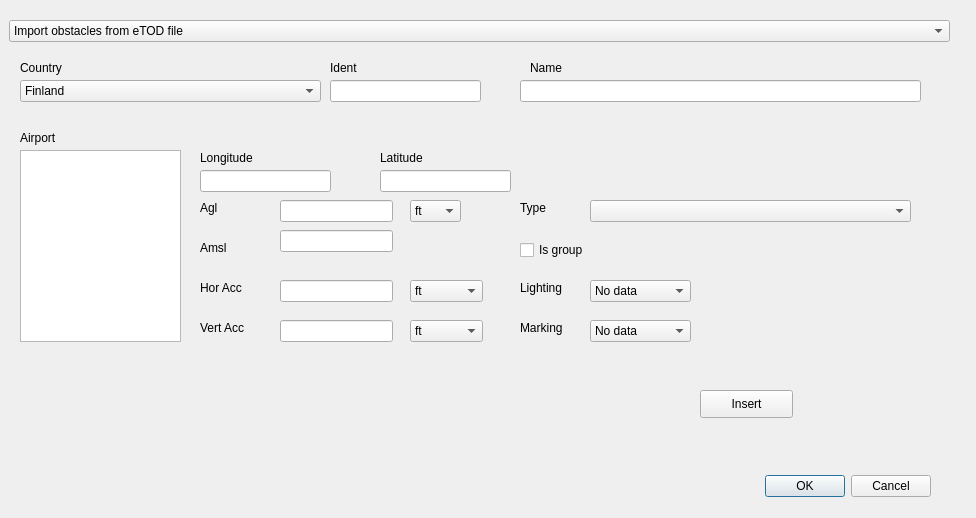
<?xml version="1.0" encoding="UTF-8"?>
<ui version="4.0">
 <class>ObstacleDialog</class>
 <widget class="QDialog" name="ObstacleDialog">
  <property name="geometry">
   <rect>
    <x>0</x>
    <y>0</y>
    <width>976</width>
    <height>518</height>
   </rect>
  </property>
  <property name="windowTitle">
   <string>Obstacle</string>
  </property>
  <widget class="QDialogButtonBox" name="button_box">
   <property name="geometry">
    <rect>
     <x>590</x>
     <y>470</y>
     <width>341</width>
     <height>32</height>
    </rect>
   </property>
   <property name="orientation">
    <enum>Qt::Horizontal</enum>
   </property>
   <property name="standardButtons">
    <set>QDialogButtonBox::Cancel|QDialogButtonBox::Ok</set>
   </property>
  </widget>
  <widget class="QComboBox" name="comboBoxObstInsertMethod">
   <property name="geometry">
    <rect>
     <x>9</x>
     <y>20</y>
     <width>941</width>
     <height>22</height>
    </rect>
   </property>
   <item>
    <property name="text">
     <string>Import obstacles from eTOD file</string>
    </property>
   </item>
   <item>
    <property name="text">
     <string>Insert obstacle: coordinates</string>
    </property>
   </item>
  </widget>
  <widget class="QStackedWidget" name="stackedWidgetObstInsertMethod">
   <property name="geometry">
    <rect>
     <x>10</x>
     <y>50</y>
     <width>931</width>
     <height>401</height>
    </rect>
   </property>
   <property name="currentIndex">
    <number>1</number>
   </property>
   <widget class="QWidget" name="page">
    <widget class="QLineEdit" name="lineEditeTODFile">
     <property name="geometry">
      <rect>
       <x>100</x>
       <y>50</y>
       <width>771</width>
       <height>20</height>
      </rect>
     </property>
    </widget>
    <widget class="QLabel" name="labeleTODFile">
     <property name="geometry">
      <rect>
       <x>13</x>
       <y>59</y>
       <width>61</width>
       <height>16</height>
      </rect>
     </property>
     <property name="text">
      <string>eTOD file:</string>
     </property>
    </widget>
    <widget class="QPushButton" name="pushButtonSelecteTODFile">
     <property name="geometry">
      <rect>
       <x>880</x>
       <y>50</y>
       <width>21</width>
       <height>17</height>
      </rect>
     </property>
     <property name="text">
      <string>...</string>
     </property>
    </widget>
    <widget class="QComboBox" name="comboBoxeTODCountry">
     <property name="geometry">
      <rect>
       <x>100</x>
       <y>20</y>
       <width>801</width>
       <height>22</height>
      </rect>
     </property>
     <item>
      <property name="text">
       <string>Finland</string>
      </property>
     </item>
     <item>
      <property name="text">
       <string>Poland</string>
      </property>
     </item>
     <item>
      <property name="text">
       <string>Romania</string>
      </property>
     </item>
     <item>
      <property name="text">
       <string>Spain</string>
      </property>
     </item>
     <item>
      <property name="text">
       <string>United States of America</string>
      </property>
     </item>
    </widget>
    <widget class="QLabel" name="labeleTODCountry">
     <property name="geometry">
      <rect>
       <x>13</x>
       <y>28</y>
       <width>51</width>
       <height>16</height>
      </rect>
     </property>
     <property name="text">
      <string>Country:</string>
     </property>
    </widget>
    <widget class="QPushButton" name="pushButtonImporteTOD">
     <property name="geometry">
      <rect>
       <x>815</x>
       <y>360</y>
       <width>61</width>
       <height>21</height>
      </rect>
     </property>
     <property name="text">
      <string>Import</string>
     </property>
    </widget>
   </widget>
   <widget class="QWidget" name="page_2">
    <widget class="QComboBox" name="comboBoxCountryShortName">
     <property name="geometry">
      <rect>
       <x>10</x>
       <y>30</y>
       <width>301</width>
       <height>22</height>
      </rect>
     </property>
     <item>
      <property name="text">
       <string>Finland</string>
      </property>
     </item>
     <item>
      <property name="text">
       <string>Poland</string>
      </property>
     </item>
     <item>
      <property name="text">
       <string>Romania</string>
      </property>
     </item>
     <item>
      <property name="text">
       <string>Spain</string>
      </property>
     </item>
    </widget>
    <widget class="QLabel" name="label">
     <property name="geometry">
      <rect>
       <x>10</x>
       <y>10</y>
       <width>55</width>
       <height>16</height>
      </rect>
     </property>
     <property name="text">
      <string>Country</string>
     </property>
    </widget>
    <widget class="QLabel" name="label_2">
     <property name="geometry">
      <rect>
       <x>190</x>
       <y>100</y>
       <width>61</width>
       <height>16</height>
      </rect>
     </property>
     <property name="text">
      <string>Longitude</string>
     </property>
    </widget>
    <widget class="QLabel" name="label_3">
     <property name="geometry">
      <rect>
       <x>370</x>
       <y>100</y>
       <width>55</width>
       <height>16</height>
      </rect>
     </property>
     <property name="text">
      <string>Latitude</string>
     </property>
    </widget>
    <widget class="QLineEdit" name="lineEditLonSrc">
     <property name="geometry">
      <rect>
       <x>190</x>
       <y>120</y>
       <width>131</width>
       <height>22</height>
      </rect>
     </property>
    </widget>
    <widget class="QLineEdit" name="lineEditLatSrc">
     <property name="geometry">
      <rect>
       <x>370</x>
       <y>120</y>
       <width>131</width>
       <height>22</height>
      </rect>
     </property>
    </widget>
    <widget class="QLineEdit" name="lineEditObstIdentifier">
     <property name="geometry">
      <rect>
       <x>320</x>
       <y>30</y>
       <width>151</width>
       <height>22</height>
      </rect>
     </property>
    </widget>
    <widget class="QLabel" name="label_4">
     <property name="geometry">
      <rect>
       <x>320</x>
       <y>10</y>
       <width>55</width>
       <height>16</height>
      </rect>
     </property>
     <property name="text">
      <string>Ident</string>
     </property>
    </widget>
    <widget class="QLineEdit" name="lineEditAgl">
     <property name="geometry">
      <rect>
       <x>270</x>
       <y>150</y>
       <width>113</width>
       <height>22</height>
      </rect>
     </property>
    </widget>
    <widget class="QComboBox" name="comboBoxVertUOM">
     <property name="geometry">
      <rect>
       <x>400</x>
       <y>150</y>
       <width>51</width>
       <height>22</height>
      </rect>
     </property>
     <item>
      <property name="text">
       <string>ft</string>
      </property>
     </item>
     <item>
      <property name="text">
       <string>m</string>
      </property>
     </item>
    </widget>
    <widget class="QLabel" name="label_5">
     <property name="geometry">
      <rect>
       <x>190</x>
       <y>150</y>
       <width>55</width>
       <height>16</height>
      </rect>
     </property>
     <property name="text">
      <string>Agl</string>
     </property>
    </widget>
    <widget class="QLabel" name="label_6">
     <property name="geometry">
      <rect>
       <x>190</x>
       <y>190</y>
       <width>55</width>
       <height>16</height>
      </rect>
     </property>
     <property name="text">
      <string>Amsl</string>
     </property>
    </widget>
    <widget class="QLineEdit" name="lineEditAmsl">
     <property name="geometry">
      <rect>
       <x>270</x>
       <y>180</y>
       <width>113</width>
       <height>22</height>
      </rect>
     </property>
    </widget>
    <widget class="QLabel" name="label_7">
     <property name="geometry">
      <rect>
       <x>190</x>
       <y>230</y>
       <width>55</width>
       <height>16</height>
      </rect>
     </property>
     <property name="text">
      <string>Hor Acc</string>
     </property>
    </widget>
    <widget class="QLabel" name="label_8">
     <property name="geometry">
      <rect>
       <x>190</x>
       <y>270</y>
       <width>55</width>
       <height>16</height>
      </rect>
     </property>
     <property name="text">
      <string>Vert Acc</string>
     </property>
    </widget>
    <widget class="QLineEdit" name="lineEditHorAcc">
     <property name="geometry">
      <rect>
       <x>270</x>
       <y>230</y>
       <width>113</width>
       <height>22</height>
      </rect>
     </property>
    </widget>
    <widget class="QLineEdit" name="lineEditVertAcc">
     <property name="geometry">
      <rect>
       <x>270</x>
       <y>270</y>
       <width>113</width>
       <height>22</height>
      </rect>
     </property>
    </widget>
    <widget class="QComboBox" name="comboBoxHorAccUOM">
     <property name="geometry">
      <rect>
       <x>400</x>
       <y>230</y>
       <width>73</width>
       <height>22</height>
      </rect>
     </property>
     <item>
      <property name="text">
       <string>ft</string>
      </property>
     </item>
     <item>
      <property name="text">
       <string>m</string>
      </property>
     </item>
     <item>
      <property name="text">
       <string>km</string>
      </property>
     </item>
     <item>
      <property name="text">
       <string>NM</string>
      </property>
     </item>
     <item>
      <property name="text">
       <string>SM</string>
      </property>
     </item>
    </widget>
    <widget class="QComboBox" name="comboBoxVertAccUOM">
     <property name="geometry">
      <rect>
       <x>400</x>
       <y>270</y>
       <width>73</width>
       <height>22</height>
      </rect>
     </property>
     <item>
      <property name="text">
       <string>ft</string>
      </property>
     </item>
     <item>
      <property name="text">
       <string>m</string>
      </property>
     </item>
    </widget>
    <widget class="QLabel" name="label_9">
     <property name="geometry">
      <rect>
       <x>510</x>
       <y>150</y>
       <width>55</width>
       <height>16</height>
      </rect>
     </property>
     <property name="text">
      <string>Type</string>
     </property>
    </widget>
    <widget class="QComboBox" name="comboBoxCoordObstType">
     <property name="geometry">
      <rect>
       <x>580</x>
       <y>150</y>
       <width>321</width>
       <height>22</height>
      </rect>
     </property>
    </widget>
    <widget class="QCheckBox" name="checkBoxIsGroup">
     <property name="geometry">
      <rect>
       <x>510</x>
       <y>190</y>
       <width>101</width>
       <height>20</height>
      </rect>
     </property>
     <property name="text">
      <string>Is group</string>
     </property>
    </widget>
    <widget class="QLabel" name="label_10">
     <property name="geometry">
      <rect>
       <x>10</x>
       <y>80</y>
       <width>55</width>
       <height>16</height>
      </rect>
     </property>
     <property name="text">
      <string>Airport</string>
     </property>
    </widget>
    <widget class="QListWidget" name="listWidgetObstAirports">
     <property name="geometry">
      <rect>
       <x>10</x>
       <y>100</y>
       <width>161</width>
       <height>192</height>
      </rect>
     </property>
    </widget>
    <widget class="QLabel" name="label_11">
     <property name="geometry">
      <rect>
       <x>510</x>
       <y>230</y>
       <width>55</width>
       <height>16</height>
      </rect>
     </property>
     <property name="text">
      <string>Lighting</string>
     </property>
    </widget>
    <widget class="QLabel" name="label_12">
     <property name="geometry">
      <rect>
       <x>510</x>
       <y>270</y>
       <width>55</width>
       <height>16</height>
      </rect>
     </property>
     <property name="text">
      <string>Marking</string>
     </property>
    </widget>
    <widget class="QComboBox" name="comboBoxLighting">
     <property name="geometry">
      <rect>
       <x>580</x>
       <y>230</y>
       <width>101</width>
       <height>22</height>
      </rect>
     </property>
     <item>
      <property name="text">
       <string>No data</string>
      </property>
     </item>
     <item>
      <property name="text">
       <string>Yes</string>
      </property>
     </item>
     <item>
      <property name="text">
       <string>No</string>
      </property>
     </item>
    </widget>
    <widget class="QComboBox" name="comboBoxMarking">
     <property name="geometry">
      <rect>
       <x>580</x>
       <y>270</y>
       <width>101</width>
       <height>22</height>
      </rect>
     </property>
     <item>
      <property name="text">
       <string>No data</string>
      </property>
     </item>
     <item>
      <property name="text">
       <string>Yes</string>
      </property>
     </item>
     <item>
      <property name="text">
       <string>No</string>
      </property>
     </item>
    </widget>
    <widget class="QLabel" name="label_13">
     <property name="geometry">
      <rect>
       <x>520</x>
       <y>10</y>
       <width>55</width>
       <height>16</height>
      </rect>
     </property>
     <property name="text">
      <string>Name</string>
     </property>
    </widget>
    <widget class="QLineEdit" name="lineEditObstName">
     <property name="geometry">
      <rect>
       <x>510</x>
       <y>30</y>
       <width>401</width>
       <height>22</height>
      </rect>
     </property>
    </widget>
    <widget class="QPushButton" name="pushButtonInsertSingleObstacle">
     <property name="geometry">
      <rect>
       <x>690</x>
       <y>340</y>
       <width>93</width>
       <height>28</height>
      </rect>
     </property>
     <property name="text">
      <string>Insert</string>
     </property>
    </widget>
   </widget>
  </widget>
 </widget>
 <resources/>
 <connections>
  <connection>
   <sender>button_box</sender>
   <signal>accepted()</signal>
   <receiver>ObstacleDialog</receiver>
   <slot>accept()</slot>
   <hints>
    <hint type="sourcelabel">
     <x>20</x>
     <y>20</y>
    </hint>
    <hint type="destinationlabel">
     <x>20</x>
     <y>20</y>
    </hint>
   </hints>
  </connection>
  <connection>
   <sender>button_box</sender>
   <signal>rejected()</signal>
   <receiver>ObstacleDialog</receiver>
   <slot>reject()</slot>
   <hints>
    <hint type="sourcelabel">
     <x>20</x>
     <y>20</y>
    </hint>
    <hint type="destinationlabel">
     <x>20</x>
     <y>20</y>
    </hint>
   </hints>
  </connection>
 </connections>
</ui>
